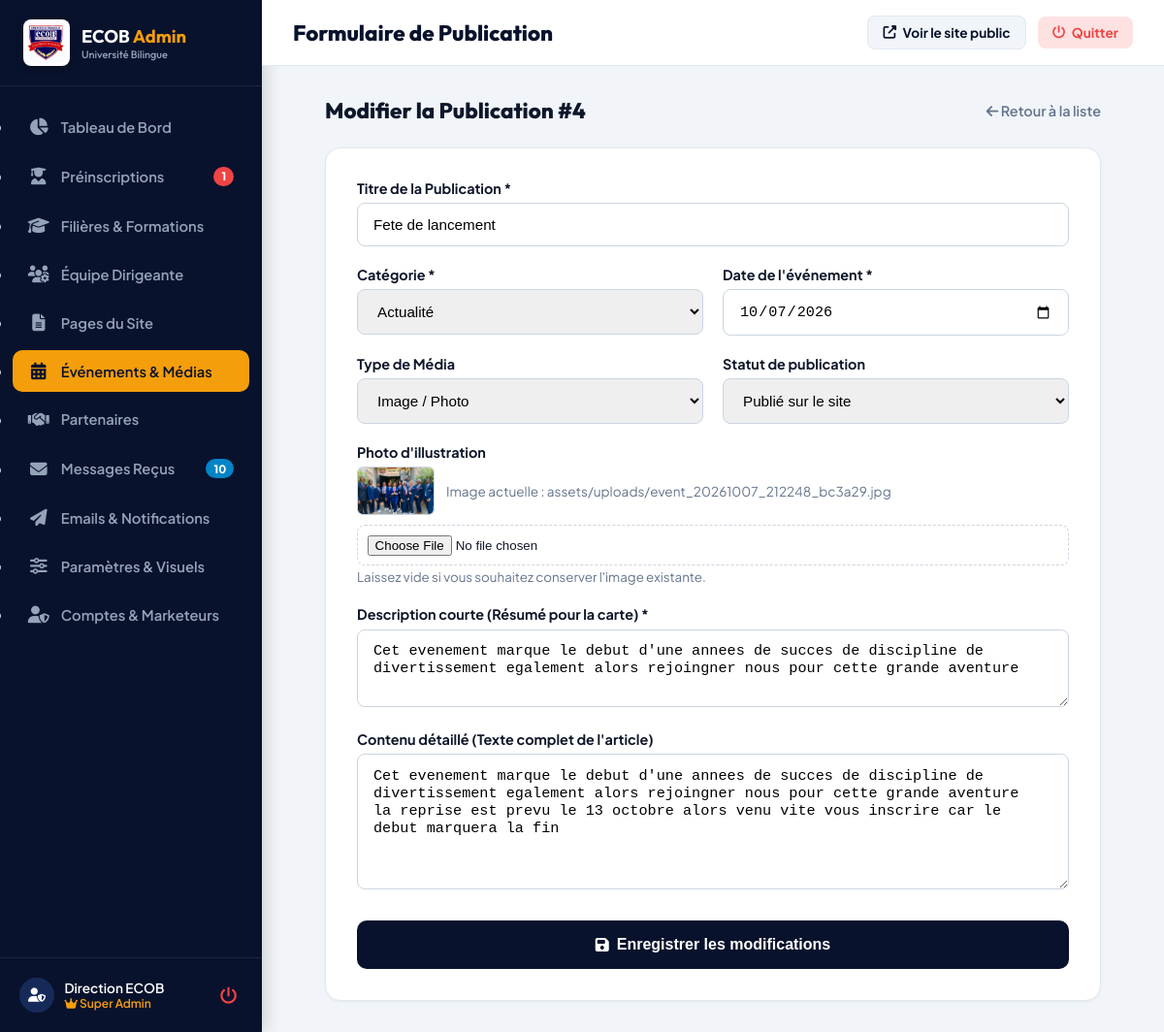
The page /admin/evenement-form.php?id=4 (signed in) on the database its author committed.
### tables this page shows
CREATE TABLE `evenements` (
  `id` int NOT NULL AUTO_INCREMENT,
  `titre` varchar(255) NOT NULL,
  `slug` varchar(255) DEFAULT NULL,
  `categorie` varchar(50) DEFAULT 'Actualité',
  `description` text NOT NULL,
  `contenu` longtext,
  `type_media` enum('image','video','none') DEFAULT 'image',
  `media_url` varchar(255) DEFAULT NULL,
  `video_embed` varchar(500) DEFAULT NULL,
  `date_evenement` date DEFAULT NULL,
  `statut` enum('publie','brouillon') DEFAULT 'publie',
  `vues` int DEFAULT '0',
  `created_at` timestamp NULL DEFAULT CURRENT_TIMESTAMP,
  PRIMARY KEY (`id`)
);

### config/helpers.php (called while the page is built, shortened)
<?php
function e($value): string {
    return htmlspecialchars((string)$value, ENT_QUOTES, 'UTF-8');
}
function asset_url(?string $path, string $fallback = '', string $prefix = ''): string {
    $path = trim((string)$path);
    $abs = __DIR__ . '/../' . $path;
    $version = is_file($abs) ? filemtime($abs) : time();
    return e($prefix . $path) . '?v=' . $version;
}

### admin/evenement-form.php (the view, shortened to what this page needs)
<?php
require_once __DIR__ . '/layout-header.php';
$db = get_db();
$id = (int)($_GET['id'] ?? 0);
$event = [
    'titre' => '',
    'categorie' => 'Actualité',
    'description' => '',
    'contenu' => '',
    'type_media' => 'image',
    'media_url' => '',
    'video_embed' => '',
    'date_evenement' => date('Y-m-d'),
    'statut' => 'publie'
];
if ($id > 0) {
    $stmt = $db->prepare("SELECT * FROM evenements WHERE id = ?");
    $stmt->execute([$id]);
    $found = $stmt->fetch();
    if ($found) {
        $event = $found;
    }
}
?>
<div style="max-width:800px; margin:0 auto;">
    <div style="display:flex; justify-content:space-between; align-items:center; margin-bottom:1.5rem;">
        <h2 style="font-size:1.4rem; font-weight:800; font-family:'Outfit',sans-serif;">
            <?= $id > 0 ? "Modifier la Publication #$id" : "Créer une Nouvelle Publication" ?>
        </h2>
        <a href="evenements.php" style="color:#64748b; text-decoration:none; font-size:0.9rem; font-weight:600;">
            <i class="fas fa-arrow-left"></i> Retour à la liste
        </a>
    </div>
    <div style="background:#fff; border-radius:16px; padding:2rem; border:1px solid #e2e8f0; box-shadow:0 1px 3px rgba(0,0,0,0.05);">
        <form method="POST" action="evenement-form.php<?= $id > 0 ? '?id='.$id : '' ?>" enctype="multipart/form-data">
            <div style="margin-bottom:1.25rem;">
                <label style="display:block; font-weight:700; margin-bottom:0.4rem; font-size:0.9rem;">Titre de la Publication *</label>
                <input type="text" name="titre" value="<?= e($event['titre']) ?>" required style="width:100%; padding:0.8rem 1rem; border-radius:8px; border:1.5px solid #cbd5e1; font-size:0.95rem; outline:none;">
            </div>
            <div style="display:grid; grid-template-columns:1fr 1fr; gap:1.25rem; margin-bottom:1.25rem;">
                <div>
                    <label style="display:block; font-weight:700; margin-bottom:0.4rem; font-size:0.9rem;">Catégorie *</label>
                    <select name="categorie" style="width:100%; padding:0.8rem 1rem; border-radius:8px; border:1.5px solid #cbd5e1; font-size:0.95rem;">
                        <option value="Actualité" <?= $event['categorie'] === 'Actualité' ? 'selected' : '' ?>>Actualité</option>
                    </select>
                </div>
                <div>
                    <label style="display:block; font-weight:700; margin-bottom:0.4rem; font-size:0.9rem;">Date de l'événement *</label>
                    <input type="date" name="date_evenement" value="<?= e($event['date_evenement'] ?? date('Y-m-d')) ?>" required style="width:100%; padding:0.8rem 1rem; border-radius:8px; border:1.5px solid #cbd5e1; font-size:0.95rem;">
                </div>
            </div>
            <div style="display:grid; grid-template-columns:1fr 1fr; gap:1.25rem; margin-bottom:1.25rem;">
                <div>
                    <label style="display:block; font-weight:700; margin-bottom:0.4rem; font-size:0.9rem;">Type de Média</label>
                    <select name="type_media" id="type_media" onchange="toggleMediaType()" style="width:100%; padding:0.8rem 1rem; border-radius:8px; border:1.5px solid #cbd5e1; font-size:0.95rem;">
                        <option value="image" <?= $event['type_media'] === 'image' ? 'selected' : '' ?>>Image / Photo</option>
                    </select>
                </div>
                <div>
                    <label style="display:block; font-weight:700; margin-bottom:0.4rem; font-size:0.9rem;">Statut de publication</label>
                    <select name="statut" style="width:100%; padding:0.8rem 1rem; border-radius:8px; border:1.5px solid #cbd5e1; font-size:0.95rem;">
                        <option value="publie" <?= $event['statut'] === 'publie' ? 'selected' : '' ?>>Publié sur le site</option>
                    </select>
                </div>
            </div>
            <div style="margin-bottom:1.25rem;">
                <label style="display:block; font-weight:700; margin-bottom:0.4rem; font-size:0.9rem;">Photo d'illustration</label>
                <?php if (!empty($event['media_url'])): ?>
                    <div style="margin-bottom:0.6rem; display:flex; align-items:center; gap:0.75rem;">
                        <img src="<?= asset_url($event['media_url'], 'assets/images/img2.jpg', '../') ?>" alt="" style="width:80px; height:50px; object-fit:cover; border-radius:6px; border:1px solid #cbd5e1;">
                        <span style="font-size:0.85rem; color:#64748b;">Image actuelle : <?= e($event['media_url']) ?></span>
                    </div>
                <?php endif; ?>
                <input type="file" name="image_file" accept="image/*" style="width:100%; padding:0.6rem; border-radius:8px; border:1.5px dashed #cbd5e1;">
                <small style="color:#64748b;">Laissez vide si vous souhaitez conserver l'image existante.</small>
            </div>
            <div style="margin-bottom:1.25rem;">
                <label style="display:block; font-weight:700; margin-bottom:0.4rem; font-size:0.9rem;">Description courte (Résumé pour la carte) *</label>
                <textarea name="description" required style="width:100%; padding:0.8rem 1rem; border-radius:8px; border:1.5px solid #cbd5e1; font-size:0.95rem; min-height:80px;"><?= e($event['description']) ?></textarea>
            </div>
            <div style="margin-bottom:1.75rem;">
                <label style="display:block; font-weight:700; margin-bottom:0.4rem; font-size:0.9rem;">Contenu détaillé (Texte complet de l'article)</label>
                <textarea name="contenu" style="width:100%; padding:0.8rem 1rem; border-radius:8px; border:1.5px solid #cbd5e1; font-size:0.95rem; min-height:140px;"><?= e($event['contenu'] ?? '') ?></textarea>
            </div>
            <button type="submit" class="btn-add" style="width:100%; justify-content:center; padding:1rem; font-size:1rem; border:none; cursor:pointer;">
                <i class="fas fa-save"></i> <?= $id > 0 ? "Enregistrer les modifications" : "Publier maintenant" ?>
            </button>
        </form>
    </div>
</div>
<?php require_once __DIR__ . '/layout-footer.php'; ?>

### admin/layout-header.php (style rules this page uses)
* { box-sizing: border-box; margin: 0; padding: 0; }
body { font-family: 'Plus Jakarta Sans', sans-serif; background: #f1f5f9; color: #0f172a; display: flex; min-height: 100vh; }
.btn-add { background: #09122c; color: #fff; padding: 0.65rem 1.25rem; border-radius: 10px; text-decoration: none; font-weight: 700; font-size: 0.9rem; display: inline-flex; align-items: center; gap: 0.5rem; transition: background 0.2s; }

### rows shown on the page
evenements: titre "Fete de lancement", categorie "Actualité", date_evenement "10/07/2026", type_media "Image / Photo", statut "Publié sur le site", media_url (picture), media_url "assets/uploads/event_20261007_212248_bc3a29.jpg", description "Cet evenement marque le debut d'une annees de succes de discipline de divertissement egalement alors rejoingner nous pour cette grande aventure", contenu "Cet evenement marque le debut d'une annees de succes de discipline de divertissement egalement alors rejoingner nous pour cette grande aventure la reprise est prevu le 13 octobre alors venu vite vous inscrire car le debut marquera la fin"

### other values the page prints
$cntPendingAdmis "1"
$cntContacts "10"
$adminNom "Direction ECOB"
$pageTitle "Formulaire de Publication"
$id "4"
